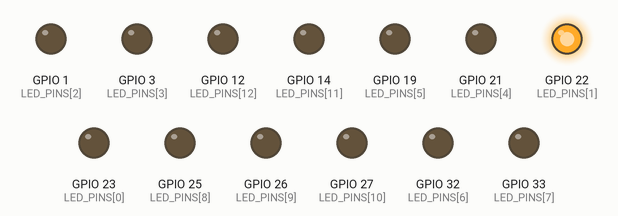
A program run on a simulated ESP32. On the bench: output pins drawn as LEDs (lit = HIGH). WiFi joins after 1.5 s; servers stay silent unless stated; the local clock reads 2024-03-15 10:24:30 at power-on unless the program sets it; not simulated (calls return 0 or success): secrets.h.

Above: at 0.2 s.
At 5.0 s:
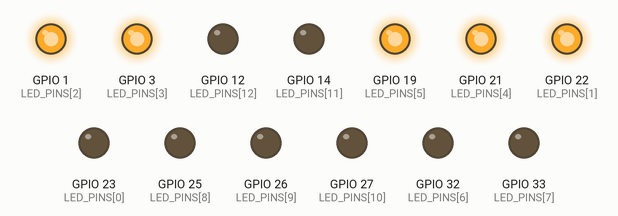
At 10.6 s:
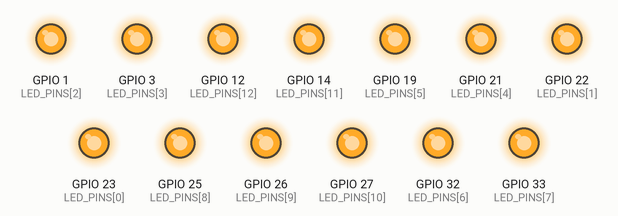
At 11.1 s:
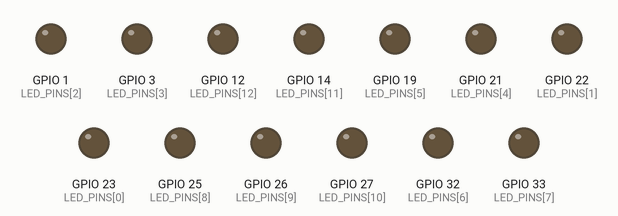
At 12.1 s:
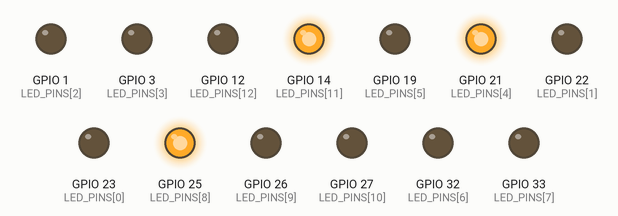
At 30.1 s:
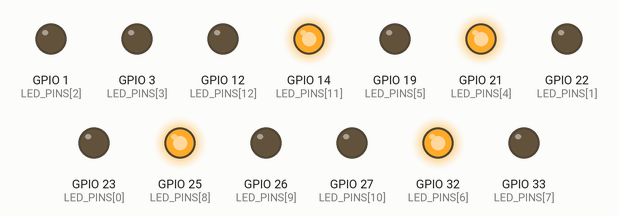
Timing chart, 0 to 31.6 s (numbered marks = the images above):
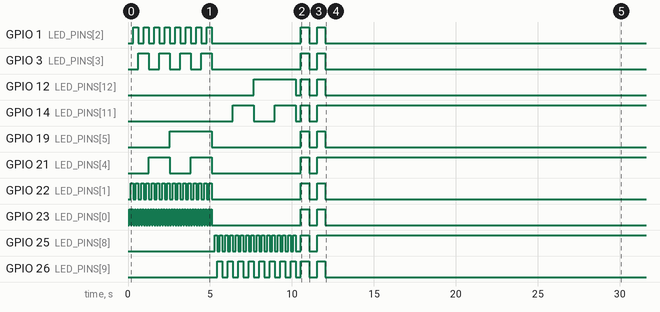

Measured:
- by itself, GPIO 32 (LED_PINS[6]): goes 63 × (LOW 0.04 s, HIGH 0.04 s), LOW 0.30 s, HIGH 0.50 s, LOW 0.50 s, HIGH 0.50 s, LOW 18.0 s, then HIGH

The program:

main.cpp
```cpp
#include <Arduino.h>
#include <WiFi.h>
#include <time.h>
#include "secrets.h"

// ---- Configuration -------------------------------------------------------
// GPIO for LED1..LED13 on the PCB (index 0 = LED1). LEDs are active high.
// LED3 and LED4 sit on GPIO1/GPIO3 (the USB serial pins), so this firmware
// deliberately does not use Serial.
constexpr uint8_t LED_PINS[13] = {23, 22, 1, 3, 21, 19, 32, 33, 25, 26, 27, 14, 12};

// Layout (binary-coded decimal: each group shows the ones digit and the tens digit
// separately):
//   Hours:   LED1..LED4 = 1,2,4,8   LED5..LED6  = 10,20
//   Minutes: LED7..LED10 = 1,2,4,8  LED11..LED13 = 10,20,40
constexpr uint8_t HOUR_FIRST = 0, HOUR_BITS = 6;
constexpr uint8_t MINUTE_FIRST = 6, MINUTE_BITS = 7;

constexpr const char *NTP_SERVER = "pool.ntp.org";
// POSIX TZ string (Netherlands, CET/CEST); see https://github.com/nayarsystems/posix_tz_db
constexpr const char *TIMEZONE = "CET-1CEST,M3.5.0,M10.5.0/3";
// --------------------------------------------------------------------------

constexpr uint8_t LED_COUNT = sizeof(LED_PINS);

void setLed(uint8_t i, bool on) { digitalWrite(LED_PINS[i], on ? HIGH : LOW); }

void setAll(bool on) {
  for (uint8_t i = 0; i < LED_COUNT; i++) setLed(i, on);
}

void showBits(uint8_t first, uint8_t count, uint8_t value) {
  for (uint8_t b = 0; b < count; b++) setLed(first + b, (value >> b) & 1);
}

// Ones digit in the low 4 bits, tens digit in the bits above.
uint8_t toBcd(uint8_t value) { return ((value / 10) << 4) | (value % 10); }

// Startup test: count up in binary on each LED group, so every LED can be
// checked by eye. Hour LEDs count 0..63, then minute LEDs 0..127.
void countUp(uint8_t first, uint8_t bits, uint16_t stepMs) {
  for (uint16_t v = 0; v < (1u << bits); v++) {
    showBits(first, bits, v);
    delay(stepMs);
  }
  showBits(first, bits, 0);
}

void startupSweep() {
  countUp(HOUR_FIRST, HOUR_BITS, 80);
  countUp(MINUTE_FIRST, MINUTE_BITS, 40);
  delay(300);
  setAll(false);
}

void connectWifi() {
  WiFi.mode(WIFI_STA);
  WiFi.begin(WIFI_SSID, WIFI_PASS);
  bool on = false;
  while (WiFi.status() != WL_CONNECTED) {
    setAll(on = !on);  // flash all LEDs while connecting
    delay(500);
  }
}

void syncTime() {
  configTzTime(TIMEZONE, NTP_SERVER);
  struct tm t;
  bool on = false;
  while (!getLocalTime(&t, 1000)) {
    setAll(on = !on);  // flash while waiting for NTP
  }
}

void setup() {
  for (uint8_t p : LED_PINS) pinMode(p, OUTPUT);
  setAll(false);
  startupSweep();
  connectWifi();
  syncTime();
  setAll(false);
}

void loop() {
  struct tm t;
  if (getLocalTime(&t, 100)) {
    showBits(MINUTE_FIRST, MINUTE_BITS, toBcd(t.tm_min));
    showBits(HOUR_FIRST, HOUR_BITS, toBcd(t.tm_hour));
  }
  delay(50);
}
```
